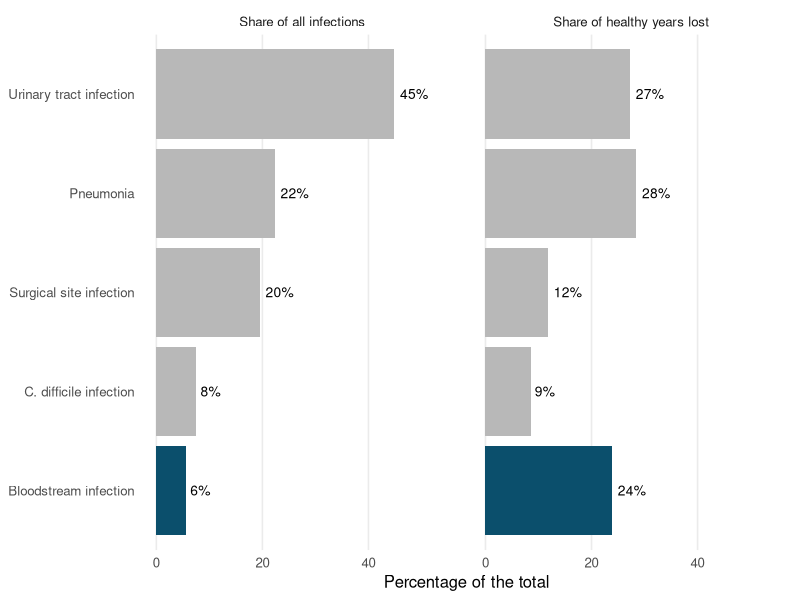

Here is the R script that generated this plot:
## ---- chunk 1
#| label: setup
#| echo: false
#| message: false
#| warning: false

library(tidyverse)

burden <- tribble(
  ~infection, ~cases, ~dalys,
  "Pneumonia", 132.0, 86.1,
  "Urinary tract infection", 265.1, 82.6,
  "Bloodstream infection", 33.4, 72.2,
  "Surgical site infection", 115.4, 35.7,
  "C. difficile infection", 44.6, 25.9
)
## ---- chunk 2
#| echo: false

burden_share <- burden |>
  mutate(
    cases_share = cases / sum(cases) * 100,
    dalys_share = dalys / sum(dalys) * 100,
    focus = if_else(infection == "Bloodstream infection", "Focus", "Context")
  )|>
  pivot_longer(c(cases_share, dalys_share), names_to = "measure", values_to = "share")|>
  mutate(
    measure = if_else(measure == "cases_share", "Share of all infections", "Share of healthy years lost")
  )
## ---- chunk 3
#| label: fig-share
#| fig-cap: "Bloodstream infection is 6% of all infections but causes 24% of the healthy years lost. Germany, 2011 and 2012."
#| fig-alt: "Two bar charts. Bloodstream infection has the shortest bar for share of infections and a long bar for share of healthy years lost."
#| echo: false
#| fig-width: 8
#| fig-height: 3.8

focus_colours <- c("Context" = "#B8B8B8", "Focus" = "#0B4F6C")

ggplot(burden_share, aes(x = share, y = fct_reorder(infection, cases), fill = focus)) +
  geom_col() +
  geom_text(aes(label = paste0(round(share), "%")), hjust = -0.2, size = 3.5) +
  facet_wrap(~measure) +
  scale_fill_manual(values = focus_colours, guide = "none") +
  scale_x_continuous(limits = c(0, 55)) +
  labs(x = "Percentage of the total", y = NULL) +
  theme_minimal(base_size = 12) +
  theme(panel.grid.minor = element_blank(), panel.grid.major.y = element_blank())
